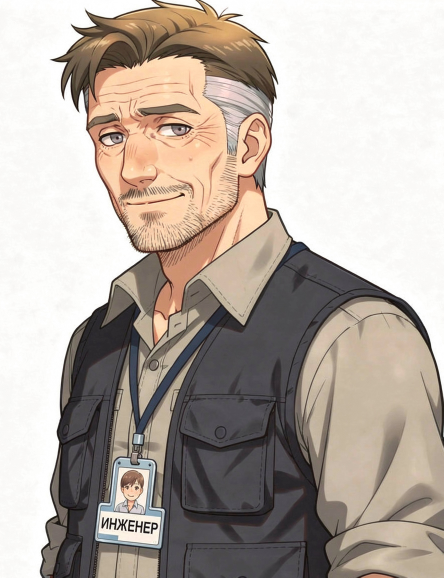
#> input picture assets/gen/_ref_sergey_face_0.png, 887 x 1155 px, given in place of s6_gpt3_a_0.png, which was not available (shown at 1/2 size)
$ python _s6_v3_pair.py
#> lines starting #> are read from the running program, lines starting #| are printed output that depends on the picture
# -*- coding: utf-8 -*-
"""Кроп пары в нативном разрешении — проверить очки, книгу, руку (пасхалка читается?)."""
import os
from PIL import Image

HERE = os.path.dirname(os.path.abspath(__file__))

ROOT = os.path.dirname(os.path.dirname(HERE))
for tag, rel, box in (
    ('a', 'assets/gen/s6_gpt3_a_0.png', (0.24, 0.34, 0.66, 0.98)),
    ('b', 'assets/gen/s6_gpt3_b_0.png', (0.04, 0.22, 0.50, 1.0)),
):
    im = Image.open(os.path.join(HERE, rel)).convert('RGB')
#> im is the input picture: PIL image 887x1155 RGB; mean R, G, B 181.7, 171.6, 163.1
    w, h = im.size
#> w = 887; h = 1155
    c = im.crop((int(box[0] * w), int(box[1] * h), int(box[2] * w), int(box[3] * h)))
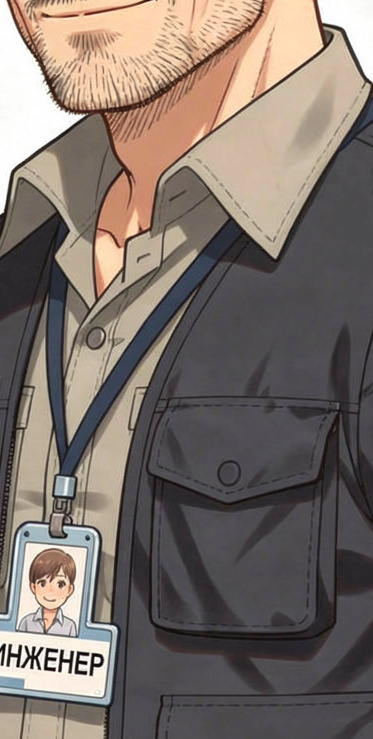
#> c: PIL image 373x739 RGB; mean R, G, B 124.4, 113.3, 106.7
    c = c.resize((c.width * 2, c.height * 2), Image.LANCZOS)
#> c: PIL image 746x1478 RGB
    p = os.path.join(ROOT, 'assets', 'review', '_s6_v3_pair_%s.png' % tag)
    c.save(p)
    print(p, c.size)
#| assets/review/_s6_v3_pair_a.png (746, 1478)
#> pass 2 of the loop `for tag, rel, box in (`:
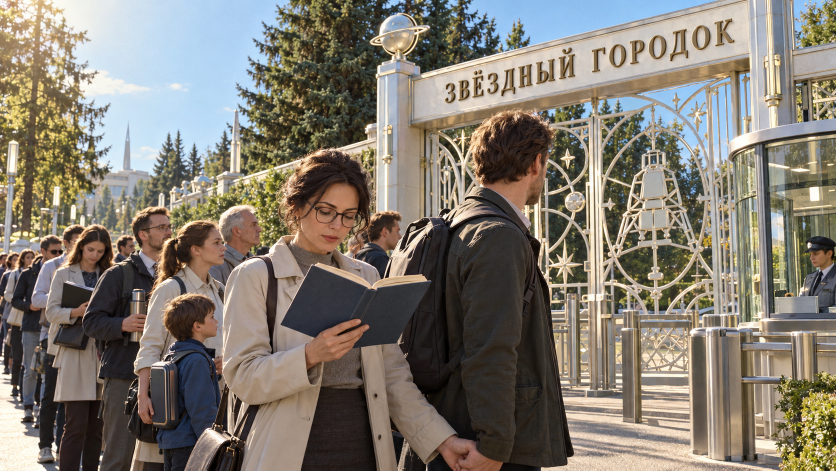
#> input picture assets/gen/s6_gpt3_b_0.png, 1672 x 941 px, found by its file name (shown at 1/2 size)
#> im is the input picture: PIL image 1672x941 RGB; mean R, G, B 130.1, 123, 112.6
#> `c = im.crop((int(box[0] * w), int(box[1] * h), int(box[2] * w), int(bo..`:
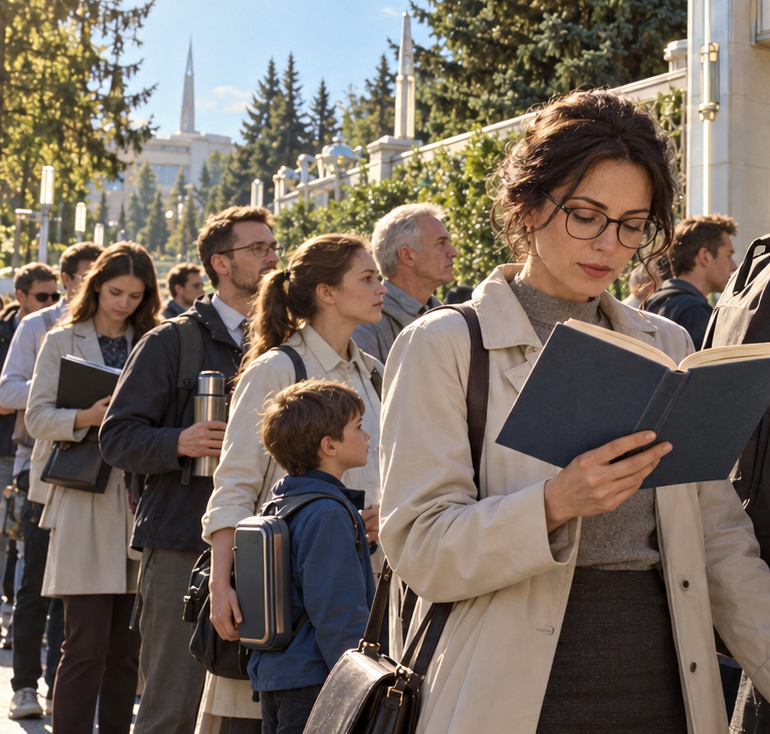
#> c: PIL image 770x734 RGB; mean R, G, B 117.3, 105.9, 95.7
#| assets/review/_s6_v3_pair_b.png (1540, 1468)
